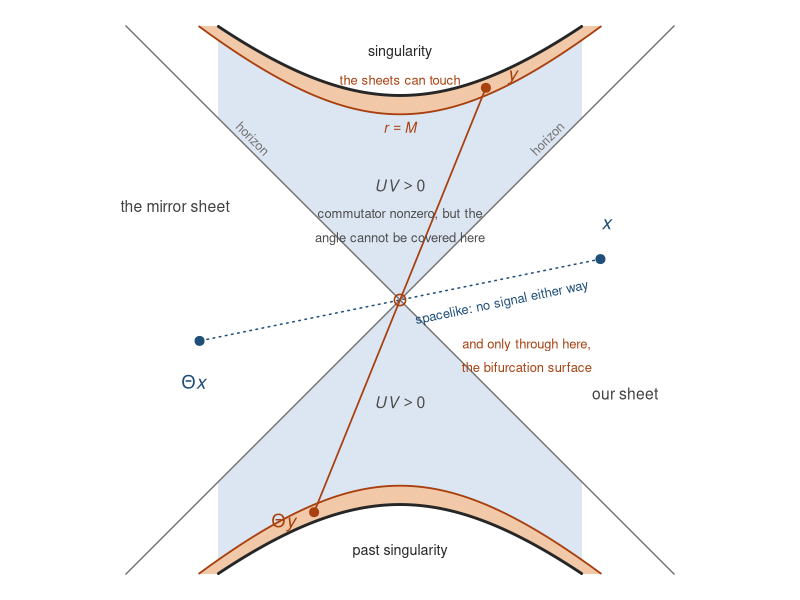
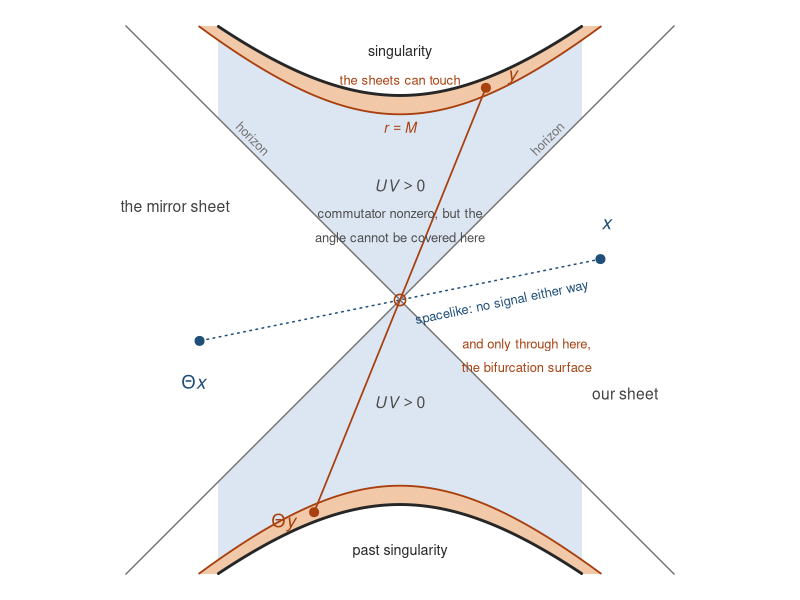

The R script that drew these images, in order:
#!/usr/bin/env Rscript
# fig_kruskal_contact.R -- the companion's one geometric claim, drawn.
#
# Kruskal diagram of an eternal hole, U = T - X and V = T + X, so UV = T^2 - X^2.
# The fold's wedge reflection J is (T,X) -> (-T,-X): it swaps the two exteriors and
# swaps the two interiors. Under it dU = 2U and dV = 2V, so the cross-sheet commutator
# goes as UV and vanishes identically wherever UV < 0, which is both exteriors.
#
# That is the two-dimensional statement. In four dimensions the fold also sends the unit
# vector n to -n, so a point and its image are ANTIPODAL on the sphere and a connecting
# curve must cover pi of angle. Causality caps the angular path at
#     Dphi_max(r) = 2 pi - 4 asin sqrt(r/2M),
# which reaches pi at r = M. So contact reaches the inner half of the hole, and for an
# uncharged one it is confined there; at charge the exclusion is open, as A.15 records. And
# the boundary drawn here is exact, not schematic. A.15 and pinch_4d_exact.R.

M <- 1
UV       <- function(r) (1 - r/(2*M))*exp(r/(2*M))
dphi_max <- function(r) 2*pi - 4*asin(sqrt(r/(2*M)))
r_c      <- 2*M*sin(pi/4)^2
UV_c     <- UV(r_c)
stopifnot(abs(r_c - M) < 1e-12, abs(dphi_max(r_c) - pi) < 1e-12,
          abs(UV_c - sqrt(exp(1))/2) < 1e-12)
cat(sprintf("  contact for r <= %.4f M, i.e. UV >= %.4f, singularity at UV = 1\n", r_c/M, UV_c))

L <- 1.34
ink <- "grey15"; horiz <- "grey45"; fill <- "#dce6f2"; band <- "#f2c9a8"
warm <- "#a8400f"; cool <- "#1f4e79"

hyp <- function(c, s) { x <- seq(-L, L, length.out=600)
                        t <- s*sqrt(c + x^2); k <- abs(t) <= L; list(x=x[k], t=t[k]) }

draw <- function() {
  par(mar=c(0.2,0.2,0.2,0.2), xpd=NA)
  plot(NA, xlim=c(-L,L), ylim=c(-L,L), asp=1, axes=FALSE, xlab="", ylab="")

  xs <- seq(-L, L, length.out=500)
  for (s in c(1,-1)) {                                   # UV > 0: both interiors
    tt <- s*sqrt(1 + xs^2); keep <- abs(tt) <= L
    polygon(c(xs[keep], rev(xs[keep])), c(tt[keep], rev(s*abs(xs[keep]))), col=fill, border=NA)
  }
  for (s in c(1,-1)) {                                   # the contact band, r <= M
    a <- hyp(UV_c, s); b <- hyp(1, s)
    polygon(c(a$x, rev(b$x)), c(a$t, rev(b$t)), col=band, border=NA)
    lines(a$x, a$t, col=warm, lwd=1.8)
  }

  segments(-L,-L, L, L, col=horiz, lwd=1.4)
  segments(-L, L, L,-L, col=horiz, lwd=1.4)
  for (s in c(1,-1)) { b <- hyp(1, s); lines(b$x, b$t, lwd=2.8, col=ink) }

  px <- 0.98; pt <- 0.20                                 # exterior pair: spacelike
  segments(px, pt, -px, -pt, col=cool, lty=3, lwd=1.5)
  points(c(px,-px), c(pt,-pt), pch=19, cex=1.2, col=cool)
  text(px+0.03, pt+0.17, expression(italic(x)), cex=1.15, col=cool)
  text(-px-0.03, -pt-0.20, expression(Theta*italic(x)), cex=1.15, col=cool)
  text(0.50, -0.015, "spacelike: no signal either way", cex=0.78, col=cool, srt=11.6)

  qx <- 0.42; qt <- sqrt(0.90 + qx^2)                    # interior pair, inside the band
  segments(qx, qt, -qx, -qt, col=warm, lwd=1.7)
  points(c(qx,-qx), c(qt,-qt), pch=19, cex=1.2, col=warm)
  text(qx+0.13, qt+0.05, expression(italic(y)), cex=1.15, col=warm)
  text(-qx-0.15, -qt-0.05, expression(Theta*italic(y)), cex=1.15, col=warm)

  text( 1.10, -0.46, "our sheet", cex=0.94, col="grey25")
  text(-1.10,  0.46, "the mirror sheet", cex=0.94, col="grey25")
  text( 0.00,  1.21, "singularity", cex=0.86, col=ink)
  text( 0.00, -1.23, "past singularity", cex=0.86, col=ink)
  text( 0.00,  1.075, "the sheets can touch", cex=0.78, col=warm)
  text( 0.00,  0.56, expression(italic(UV) > 0), cex=0.95, col="grey30")
  # These two are wider than the interior region is at their height, so the geodesic crosses
  # them wherever they sit. A mask was tried and looked worse: the labels straddle the edge of
  # the shaded region, so a single-colour patch shows as a box. They are on the accepted list
  # in checks/ink_overlaps_accepted.tsv instead, the crossing line being a thin one.
  text( 0.00,  0.42, "commutator nonzero, but the", cex=0.78, col="grey30")
  text( 0.00,  0.30, "angle cannot be covered here", cex=0.78, col="grey30")
  text( 0.00, -0.50, expression(italic(UV) > 0), cex=0.95, col="grey30")
  text( 0.72,  0.79, "horizon", cex=0.78, col=horiz, srt=45)
  text(-0.72,  0.79, "horizon", cex=0.78, col=horiz, srt=-45)
  text( 0.00,  0.845, expression(italic(r) == italic(M)), cex=0.84, col=warm)
  points(0, 0, pch=1, cex=1.5, col=warm, lwd=1.6)
  text(0.62, -0.22, "and only through here,", cex=0.78, col=warm)
  text(0.62, -0.33, "the bifurcation surface", cex=0.78, col=warm)
}

for (f in c("papers/2_over_the_horizon/fig_companion_kruskal.pdf","papers/2_over_the_horizon/fig_companion_kruskal.png")) {
  if (grepl("pdf$", f)) pdf(f, width=6.4, height=6.0) else png(f, width=960, height=900, res=150)
  draw(); invisible(dev.off()); cat("  wrote", f, "\n")
}
